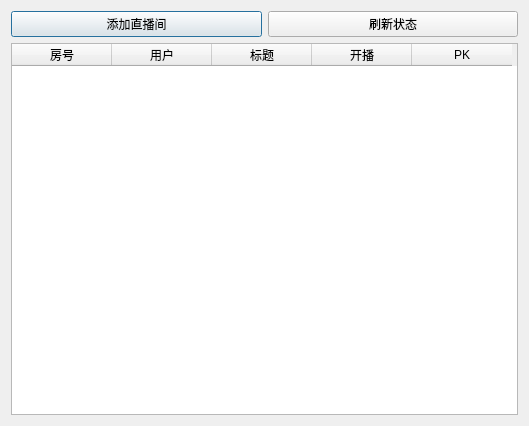
<?xml version="1.0" encoding="UTF-8"?>
<ui version="4.0">
 <class>RoomStatusDialog</class>
 <widget class="QDialog" name="RoomStatusDialog">
  <property name="geometry">
   <rect>
    <x>0</x>
    <y>0</y>
    <width>529</width>
    <height>426</height>
   </rect>
  </property>
  <property name="windowTitle">
   <string>直播间状态查询</string>
  </property>
  <layout class="QVBoxLayout" name="verticalLayout">
   <item>
    <layout class="QHBoxLayout" name="horizontalLayout">
     <item>
      <widget class="QPushButton" name="addRoomButton">
       <property name="text">
        <string>添加直播间</string>
       </property>
      </widget>
     </item>
     <item>
      <widget class="QPushButton" name="refreshStatusButton">
       <property name="text">
        <string>刷新状态</string>
       </property>
      </widget>
     </item>
    </layout>
   </item>
   <item>
    <widget class="QTableWidget" name="roomsTable">
     <property name="contextMenuPolicy">
      <enum>Qt::CustomContextMenu</enum>
     </property>
     <column>
      <property name="text">
       <string>房号</string>
      </property>
     </column>
     <column>
      <property name="text">
       <string>用户</string>
      </property>
     </column>
     <column>
      <property name="text">
       <string>标题</string>
      </property>
     </column>
     <column>
      <property name="text">
       <string>开播</string>
      </property>
     </column>
     <column>
      <property name="text">
       <string>PK</string>
      </property>
     </column>
    </widget>
   </item>
  </layout>
 </widget>
 <resources/>
 <connections/>
</ui>
